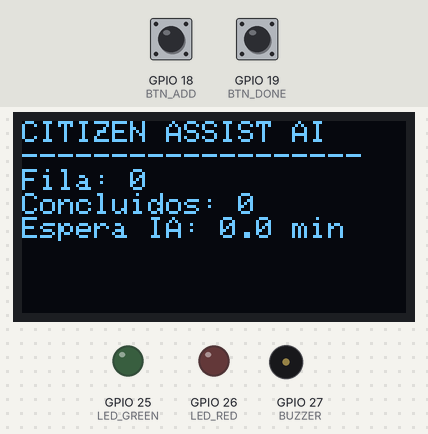
The sketch below on a simulated ESP32. On the bench: 128×64 one-colour display, output pins drawn as LEDs (lit = HIGH), buzzer (waves = sounding, pin HIGH). The inputs (shaded band) are chosen by the test bench; at power-on: GPIO 18 (BTN_ADD) HIGH, GPIO 19 (BTN_DONE) HIGH. WiFi joins after 1.5 s; servers stay silent unless stated; no MQTT or app messages arrive unless stated; what the sketch prints to the serial monitor is not drawn.

Above: at 3.0 s.

The sketch:

sketch.ino
```cpp
// Citizen Assist AI - ESP32 Wokwi. Eventos MQTT; estado oficial no servidor.
#include <WiFi.h>
#include <PubSubClient.h>
#include <Wire.h>
#include <Adafruit_GFX.h>
#include <Adafruit_SSD1306.h>
#include <ArduinoJson.h>

const char* BROKER = "broker.hivemq.com";
// Deve coincidir com MQTT_TOPIC no arquivo .env / terminal do servidor.
const char* TOPIC_EVENTS = "citizen-assist-ai/fiap-1cc-fev-demo-2026/events";
const char* TOPIC_STATE = "citizen-assist-ai/fiap-1cc-fev-demo-2026/state";
const int BTN_ADD=18, BTN_DONE=19, LED_GREEN=25, LED_RED=26, BUZZER=27;
WiFiClient wifiClient; PubSubClient mqtt(wifiClient); Adafruit_SSD1306 display(128,64,&Wire,-1);
int queueSize=0, completed=0; float estimated=0;
bool errorEmpty=false; unsigned long lastHB=0, lastAdd=0,lastDone=0;
unsigned int sequence=0;

void render(){
 display.clearDisplay();display.setTextColor(SSD1306_WHITE);display.setTextSize(1);
 display.setCursor(0,0); display.println("CITIZEN ASSIST AI");display.println("-------------------");
 if(errorEmpty)display.println("FILA VAZIA!");else {display.print("Fila: ");display.println(queueSize);}
 display.print("Concluidos: ");display.println(completed);display.print("Espera IA: ");display.print(estimated,1);display.println(" min");display.display();
 digitalWrite(LED_GREEN,queueSize>0&&!errorEmpty);digitalWrite(LED_RED,errorEmpty);
}
void onMessage(char* topic, byte* payload, unsigned int length){
 StaticJsonDocument<256> d; if(deserializeJson(d,payload,length))return;
 if(d.containsKey("queue")){queueSize=d["queue"].as<int>();completed=d["completed"].as<int>();estimated=d["wait"].as<float>();errorEmpty=false;}
 const char* err=d["error"] | "";if(strlen(err)>0){errorEmpty=true;tone(BUZZER,900,250);}
 render();
}
void connectMqtt(){
 while(!mqtt.connected()){
  String cid="fiap-esp32-"+String((uint32_t)ESP.getEfuseMac(),HEX);
  if(mqtt.connect(cid.c_str())){mqtt.subscribe(TOPIC_STATE);Serial.println("[rede] MQTT conectado a broker.hivemq.com");}
  else {Serial.print("[rede] Falha MQTT: ");Serial.println(mqtt.state());delay(1500);}
 }
}
void sendEvent(const char* kind){
 StaticJsonDocument<192> d; d["type"]=kind;
 d["event_id"]=String((uint32_t)ESP.getEfuseMac(),HEX)+"-"+String(millis())+"-"+String(++sequence);
 char buffer[192];serializeJson(d,buffer);mqtt.publish(TOPIC_EVENTS,buffer);
 Serial.print("[botao] ");Serial.println(kind);
}
void setup(){
 Serial.begin(115200);pinMode(BTN_ADD,INPUT_PULLUP);pinMode(BTN_DONE,INPUT_PULLUP);
 pinMode(LED_GREEN,OUTPUT);pinMode(LED_RED,OUTPUT);pinMode(BUZZER,OUTPUT);
 Wire.begin(21,22);display.begin(SSD1306_SWITCHCAPVCC,0x3C);render();
 WiFi.begin("Wokwi-GUEST","",6);while(WiFi.status()!=WL_CONNECTED){delay(350);Serial.print(".");}
 Serial.println("\n[rede] Wi-Fi conectado");mqtt.setServer(BROKER,1883);mqtt.setCallback(onMessage);connectMqtt();
}
void loop(){
 if(!mqtt.connected())connectMqtt();mqtt.loop();
 unsigned long t=millis();
 if(digitalRead(BTN_ADD)==LOW && t-lastAdd>350){lastAdd=t;sendEvent("arrival");}
 if(digitalRead(BTN_DONE)==LOW && t-lastDone>350){lastDone=t;sendEvent("complete");}
 if(t-lastHB>10000){lastHB=t;mqtt.publish(TOPIC_EVENTS,"{\"type\":\"heartbeat\"}");}
 delay(20);
}
```
